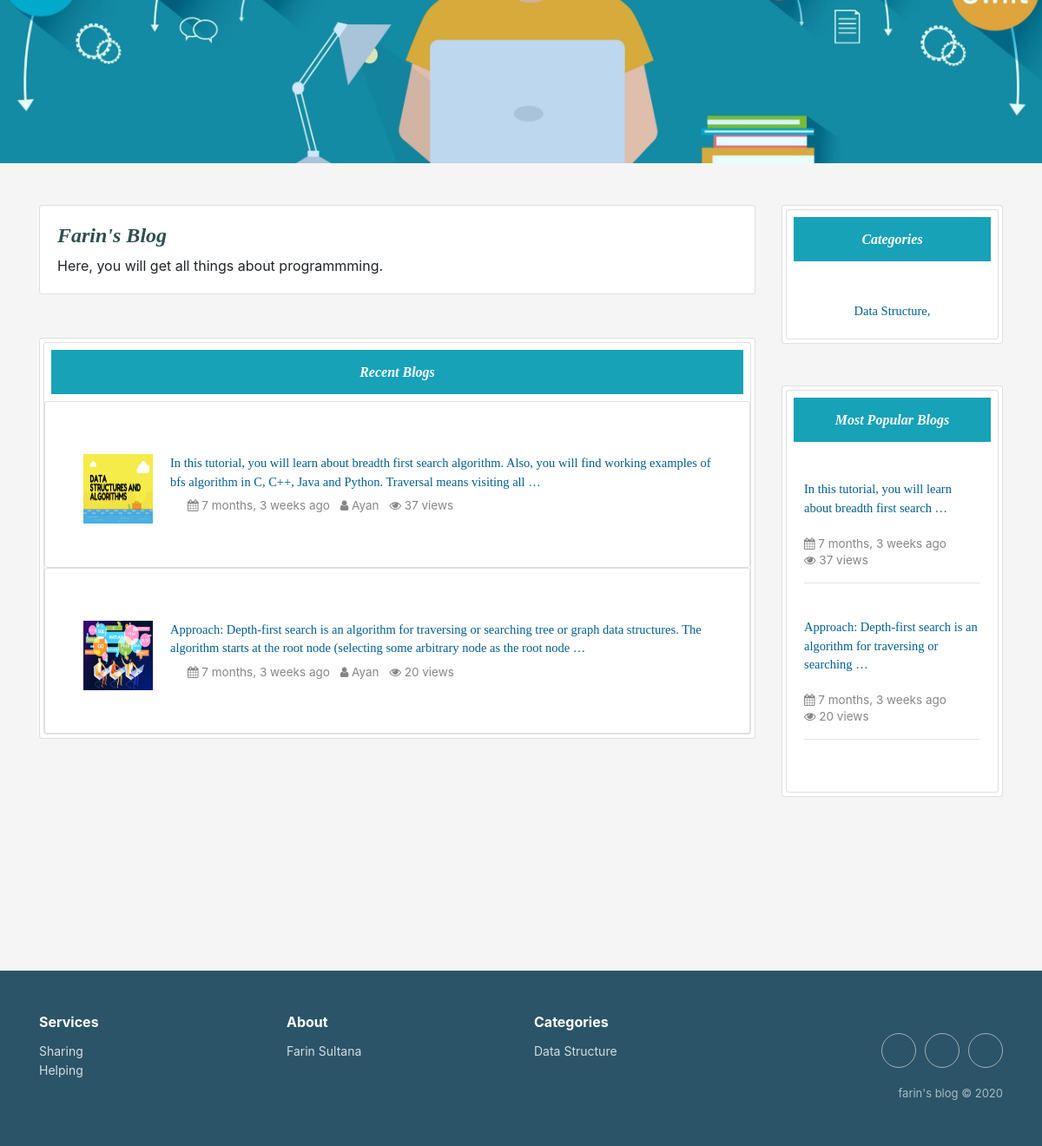
The app's page / (lower part), older data.
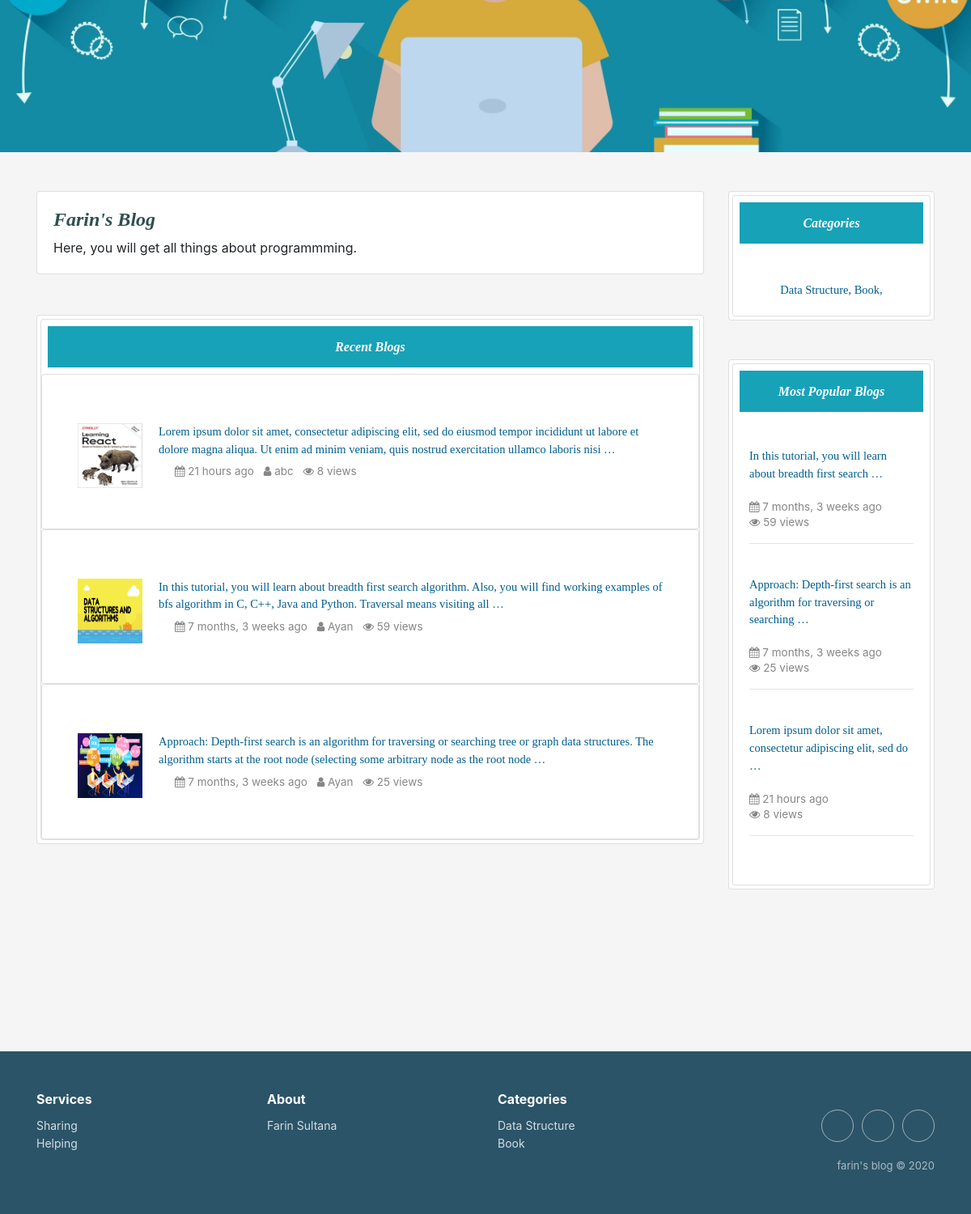
The same page, newer data.
### home/models.py (models this page shows, shortened)
class Sliders(models.Model):
    date = models.DateTimeField(auto_now_add=True)
    image1 = models.ImageField(blank=True, null=True)
    image2 = models.ImageField(blank=True, null=True)
    image3 = models.ImageField(blank=True, null=True)
    def get_photo1(self):
        if self.image1 and hasattr(self.image1, 'url'):
            return self.image1.url
        else:
            return "/static/no.png"
    def get_photo2(self):
        if self.image2 and hasattr(self.image2, 'url'):
            return self.image2.url
        else:
            return "/static/no.png"
    def get_photo3(self):
        if self.image3 and hasattr(self.image3, 'url'):
            return self.image3.url
        else:
            return "/static/no.png"

class Post(models.Model):
    category = models.ForeignKey(Category, on_delete=models.CASCADE)
    postAuthor = models.CharField(max_length=200)
    postId = models.AutoField(primary_key=True, auto_created=True)
    postTitle = models.CharField(max_length=200)
    postTimeDate = models.DateTimeField(auto_now_add=True, auto_now=False, blank=True)
    postDescriptions = models.TextField()
    postBody = RichTextField(blank=True, null=True)
    postImage = models.ImageField(blank=True, null=True)
    views = models.IntegerField(default=0)
    def get_photo_url(self):
        if self.postImage and hasattr(self.postImage, 'url'):
            return self.postImage.url
        else:
            return "/static/no.png"

class Category(models.Model):
    category = models.CharField(max_length=200, primary_key=True)

### home/views.py (the view)
# urls.py: path('', views.home, name='home'),
def home(request):
    populer = Post.objects.all().order_by('-views')[0:10]
    Recent = Post.objects.all().order_by('-postTimeDate')[0:10]
    cat = Category.objects.all()
    slider = Sliders.objects.all().order_by('-date')[0:1]
    tc = Comment.objects.all().count()
    context = {'RecentPost': Recent,
               'Categories': cat,
               'Populer': populer,
               'Slider': slider,
               'TotalComment': tc, }
    return render(request, 'home.html', context)

### templates/home.html (shortened to what this page needs)
{% extends 'base.html' %}
{% load static %}
{% load humanize %}
 {% block body %}
    <div class="simple-slider">
        <div class="swiper-container">
            <div class="swiper-wrapper">
               {% for slider in Slider %}
                <div class="swiper-slide" style="background-image:url({{slider.get_photo3}});"></div>
                {% endfor %}
            </div>
        </div>
    </div>
<div class="container">
  <div class="row mt-5">
     <div class="col-sm-9 mb-5">
<div class="card promoting-card">
  <div class="card-body d-flex flex-row">
    <div>
      <h4 class="card-title font-weight-bold mb-2" id="heading">Farin's Blog</h4>
      <span>Here, you will get all things about programmming.
      </span>
    </div>
  </div>
</div>
<div class="card p-1">
<div class="card">
<h6 class="bg-info m-2  p-3 text-center" id="headings">Recent Blogs</h6>
{% for post in RecentPost %}
       <div class="card pt-4 pl-4 pb-4 pr-4">
                    <div class="card-body">
                        <div class="mt-3">
                            <img style="float:left;" class="d-inline-block" src="{{ post.get_photo_url }}" height=80;
                                width=80; alt="abc">
                            <a href="{% url 'readMore' post.postId %}">
                                <p  style="margin-left:100px;" class="text-style">
                                    {{ post.postDescriptions |truncatewords:30 }}
                                </p>
                            </a>
                           <p style="margin-left:120px; margin-top:-10px;" class="description"><i class="fa fa-calendar" aria-hidden="true"></i> {{ post.postTimeDate | naturaltime }} <i class="fa fa-user pl-2" aria-hidden="true"></i>  {{ post.postAuthor }}
                            <i class="fa fa-eye pl-2" aria-hidden="true"></i> {{ post.views }} views
                            </p>
                        </div>
                    </div>
        </div>
       {% endfor %}
</div>
    </div>
     </div>
   <div class="col-sm-3 " >
             <div class="card p-1">
             <div class="card promoting-card">
<h6 class="bg-info m-2 p-3 text-center" id="headings">Categories</h6>
  <div class="card-body">
                        <div class="mt-3 text-center">
                             {% for cat in Categories%}
                      <a class="text-style" href="{% url 'categories' cat.category %}"> {{cat.category}},  </a>
                             {% endfor %}
                        </div>
                    </div>
  </div>
</div>
  <div class="card p-1 mt-5">
<div class="card promoting-card">
<h6 class="bg-info m-2  p-3 text-center" id="headings">Most Popular Blogs</h6>
 <div class="card-body">
                        <div class="mt-3">
                             {% for post in Populer%}
                            <a href="{% url 'readMore' post.postId %}">
                                <p    class="text-style">
                                    {{ post.postDescriptions | truncatewords:10 }}
                                </p>
                            </a>
                              <span class="description"><i class="fa fa-calendar" aria-hidden="true"></i> {{ post.postTimeDate | naturaltime }}</span>
                            <p class="description"><i class="fa fa-eye" aria-hidden="true"></i> {{ post.views }} views</p>
<hr>
                            <br>
                             {% endfor %}
                        </div>
                    </div>
  </div>
</div>
</div>
  </div>
</div>
{% endblock body %}

### templates/base.html (shortened to what this page needs)
{% load static %}
<!DOCTYPE html>
<html lang="en">
<head>
  <link rel="stylesheet" href="https://maxcdn.bootstrapcdn.com/bootstrap/4.5.0/css/bootstrap.min.css">
 <link rel="stylesheet" href="https://cdnjs.cloudflare.com/ajax/libs/font-awesome/4.7.0/css/font-awesome.min.css">
  <link rel="stylesheet" href="{% static 'css/style.css' %} ">
  <link rel="stylesheet" href="https://cdnjs.cloudflare.com/ajax/libs/twitter-bootstrap/4.4.1/css/bootstrap.min.css">
  <link rel="stylesheet" href="https://cdnjs.cloudflare.com/ajax/libs/font-awesome/4.7.0/css/font-awesome.min.css">
  <link rel="stylesheet" href="https://cdnjs.cloudflare.com/ajax/libs/ionicons/2.0.1/css/ionicons.min.css">
  <link rel="stylesheet" href="https://cdnjs.cloudflare.com/ajax/libs/Swiper/3.3.1/css/swiper.min.css">
</head>
<body style="background-color:#F5F5F5">
     {% block body %}
     {% endblock body %}
 <div class="footer-clean" style="background-color:#2b5468; color:#fff;">
        <footer>
            <div class="container">
                <div class="row justify-content-center">
                    <div class="col-sm-4 col-md-3 item">
                        <h3>Services</h3>
                        <ul>
                            <li><a href="#">Sharing</a></li>
                            <li><a href="#">Helping</a></li>
                        </ul>
                    </div>
                    <div class="col-sm-4 col-md-3 item">
                        <h3>About</h3>
                        <ul>
                            <li><a href="{% url 'aboutMe' %}">Farin Sultana</a></li>
                        </ul>
                    </div>
                    <div class="col-sm-4 col-md-3 item">
                        <h3>Categories</h3>
                        <ul>
                            {% for cat in  Categories %}
                            <li><a href="{% url 'categories' cat.category %}">{{cat.category}}</a></li>
                            {% endfor %}
                        </ul>
                    </div>
                    <div class="col-lg-3 item social"><a href="https://www.facebook.com/imayanchy/"></a><a href="mailto:aaziz9642@gmail.com"></a><a href="https://www.linkedin.com/in/azizur-rahman-720636165"></a>
                        <p class="copyright">farin's blog © 2020</p>
                    </div>
                </div>
            </div>
        </footer>
    </div>
</body>
</html>

Row changes from the older to the newer data that the page shows:
added Post: get_photo_url (picture), postDescriptions "Lorem ipsum dolor sit amet, consectetur adipiscing elit, sed do eiusmod tempor incididunt ut labore et dolore magna aliqua. Ut enim ad minim veniam, quis nostrud exercitation ullamco laboris nisi …", postTimeDate "21 hours ago", postAuthor "abc", views "8", postDescriptions "Lorem ipsum dolor sit amet, consectetur adipiscing elit, sed do …"
changed Post "In this tutorial, you will learn about breadth first search …": views "37" → "59"
changed Post "Approach: Depth-first search is an algorithm for traversing or searching …": views "20" → "25"
added Category: category "Book"
